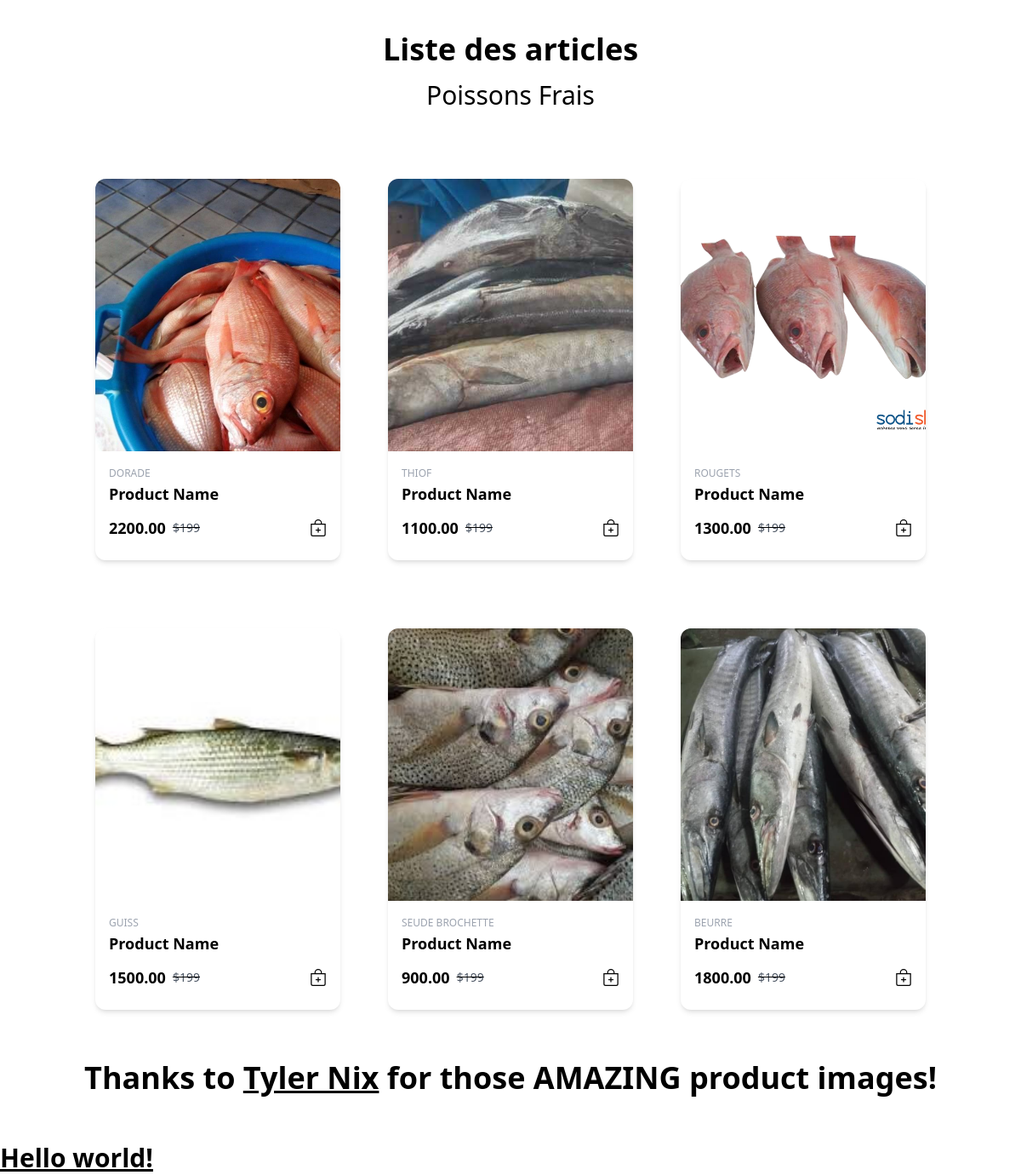
Before: /newarticle/ (lower part) with the older database file.
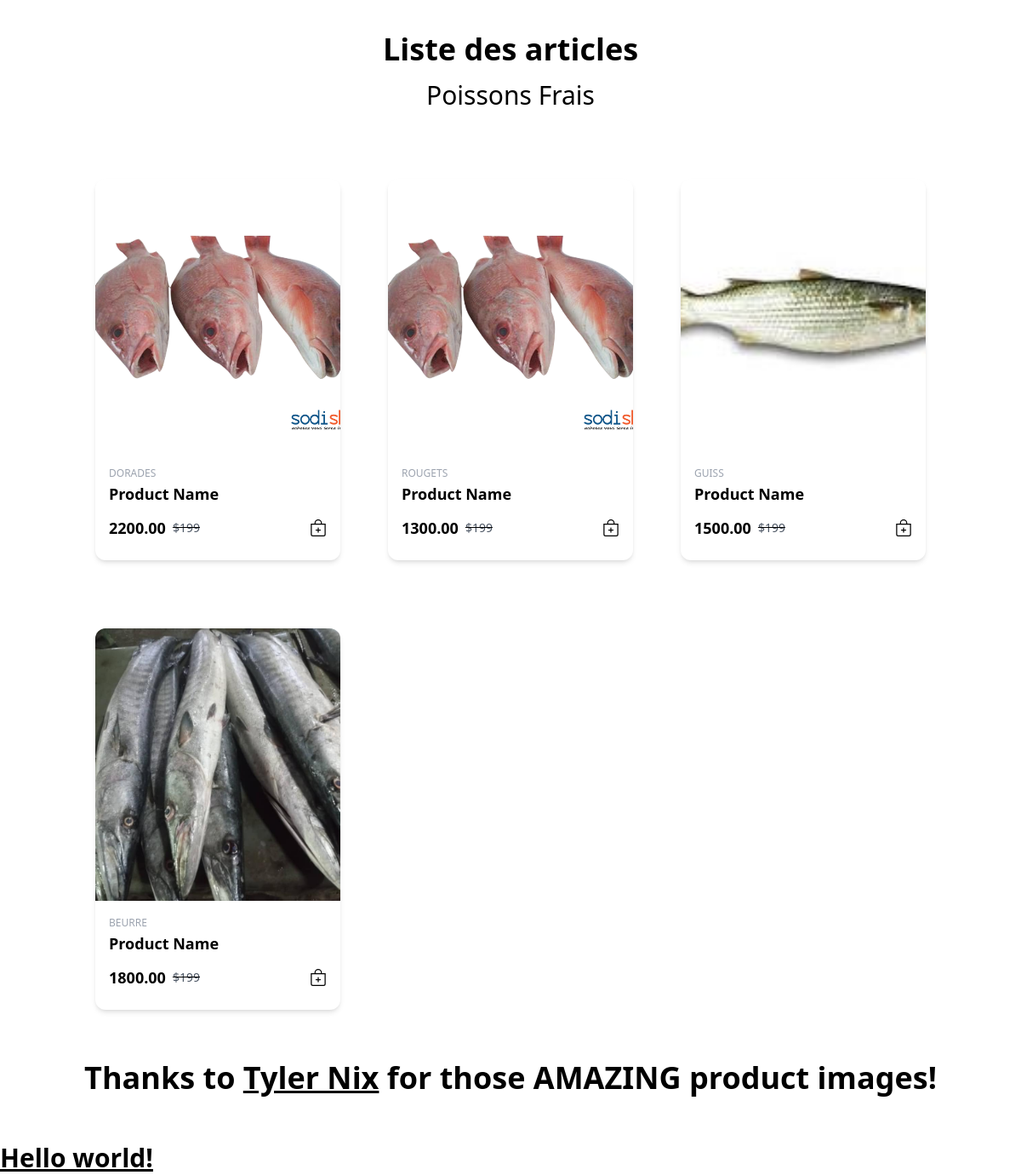
After: the same page with the newer database file.
### articles/models.py (models this page shows, shortened)
class Article(models.Model):
        titre= models.CharField(max_length= 150)
        resume= models.CharField(max_length= 250)
        contenu= models.TextField(blank=True)
        auteur= models.ForeignKey(User,on_delete=models.CASCADE)
        date_publication = models.DateField(auto_now_add=True)
        image = models.ImageField(upload_to='media/images/',blank=True,null=True)
        prix_kilo = models.DecimalField(max_digits=6, decimal_places=2, null=True, blank=True)
        origine = models.CharField(max_length=100, null=True, blank=True)
        disponible = models.BooleanField(default=True, null=True, blank=True)
        quantite_disponible = models.DecimalField(max_digits=6, decimal_places=2, default=0, null=True, blank=True)
        mode_conservation = models.CharField(max_length=50, null=True, blank=True)
        temps_livraison = models.CharField(max_length=50, null=True, blank=True)

### articles/views.py (the view)
# urls.py: path("newarticle/",newarticle,name="newarticle")
def newarticle(request):
    articles = Article.objects.all()
    return render(request,"index_new.html",{"articles":articles})

### templates/index_new.html (shortened to what this page needs)
{% load static %}
<!Doctype html>
<html lang="en">
<head>
    <link href="{% static 'css/output.css' %}" rel="stylesheet">
</head>
<body>
<div class="text-center p-10">
    <h1 class="font-bold text-4xl mb-4">Liste des articles</h1>
    <h1 class="text-3xl">Poissons Frais</h1>
</div>
<section id="Projects"
    class="w-fit mx-auto grid grid-cols-1 lg:grid-cols-3 md:grid-cols-2 justify-items-center justify-center gap-y-20 gap-x-14 mt-10 mb-5">
    {% for article in articles %}
    <div class="w-72 bg-white shadow-md rounded-xl duration-500 hover:scale-105 hover:shadow-xl">
        <a href="#">
            <img src="{{ article.image.url }}"
                    alt="Product" class="h-80 w-72 object-cover rounded-t-xl" />
            <div class="px-4 py-3 w-72">
                <span class="text-gray-400 mr-3 uppercase text-xs">{{article.titre}}</span>
                <p class="text-lg font-bold text-black truncate block capitalize">Product Name</p>
                <div class="flex items-center">
                    <p class="text-lg font-semibold text-black cursor-auto my-3">{{article.prix_kilo }}</p>
                    <del>
                        <p class="text-sm text-gray-600 cursor-auto ml-2">$199</p>
                    </del>
                    <div class="ml-auto"></div>
                </div>
            </div>
        </a>
    </div>
    {% empty %}
    <p>Aucun article disponible pour le moment.</p>
    {% endfor %}
</section>
<div class="text-center py-10 px-10">
    <h2 class="font-bold text-2xl md:text-4xl mb-4">Thanks to <a href="https://unsplash.com/@nixcreative"
            class="underline font-black">Tyler Nix</a> for those AMAZING product images!</h2>
</div>
    <h1 class="text-3xl font-bold underline">
        Hello world!
      </h1>
</body>
</html>

Changed rows visible on the page:
removed Article: image (picture), titre "THIOF", prix_kilo "1100.00"
removed Article: image (picture), titre "SEUDE BROCHETTE", prix_kilo "900.00"
changed Article: image: a different picture; titre "DORADE" → "DORADES"
